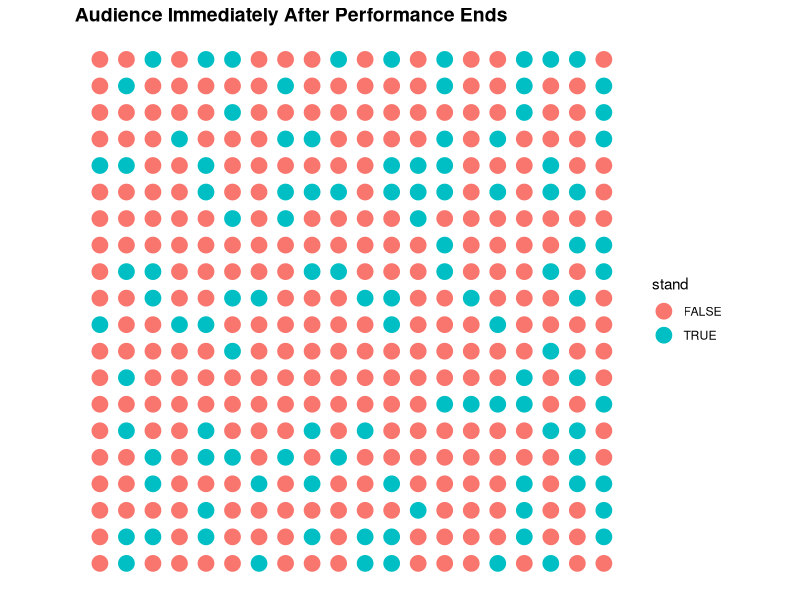
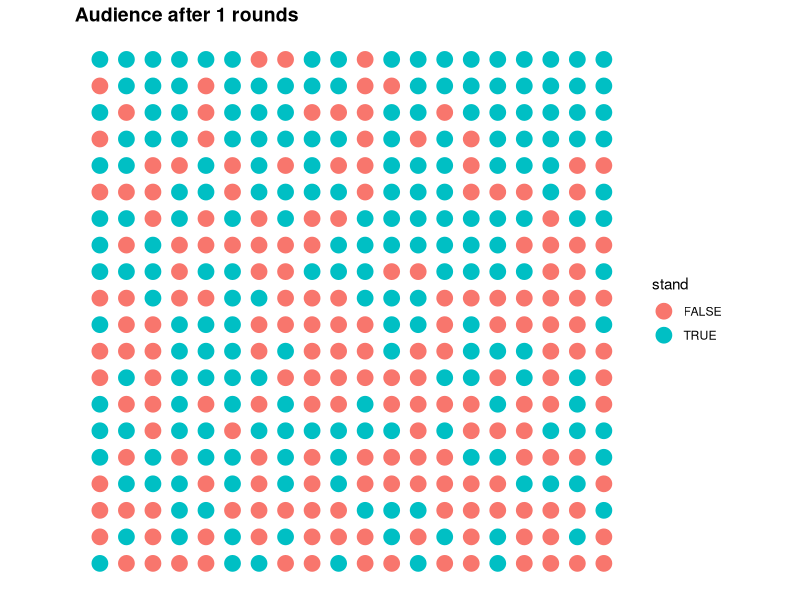

These charts were generated, in order, by the following R code:
# Standing Ovation Problem Replication (from Miller and Page 2004)
# Models a standing ovation. 
# Sets an audience of size x by x. 
# Each agent in the audience perceives the performance to have a certain quality with mean y and variance yvar. 
# Each agent has a quality threshold for standing with mean z and variance zvar. 
# Each agent has a social threshold for standing with mean s and variance svar.
# When the performance ends, audience members stand if quality > quality threshold. 
# In each round, audience members who are not already standing look around based on a vision rule 
  # (The default randomly selects between the five neighbors to their immediate left/right/front or the entire audience, 
  # but one or the other can be selected for all agents) 
# If the percentage of agents they see standing exceeds their social threshold they stand.

# Function sets audience size and each agent's perceived quality, quality threshold and social threshold
do.aud <- function(dim = 20, qual = .7, qualvar = .2,
                   qualt = .75, qualtvar = .1,
                   soct = .5, soctvar = .25){
  require(msm)
  require(data.table)
  pctstanding <<- c(NULL) # Vector to fill later for percent of audience standing

  # Matrices for quality, quality threshold and social threshold
  quality <- matrix(data=rtnorm(dim^2, mean = qual, sd = qualvar, lower = 0, upper = 1), nrow=dim, ncol=dim)
  quality.threshold <- matrix(data=rtnorm(dim^2, mean = qualt, sd = qualtvar, lower = .7, upper = 1), nrow=dim, ncol=dim)
  social.threshold <- matrix(data=rtnorm(dim^2, mean = soct, sd = soctvar, lower = .05, upper = .8), nrow=dim, ncol=dim)
  
  # Data table giving each audience member an id and x/y coordinates, to fill with characteristics
  aud <<- data.table(id = 1:prod(dim*dim),
                    x = rep(1:dim, dim),
                    y = rep(1:dim, each = dim),
                    q = rep(NA, prod(dim*dim)),
                    qt = rep(NA, prod(dim*dim)),
                    st = rep(NA, prod(dim*dim)),
                    stand = rep(NA, prod(dim*dim)))
  
  # Fill data table with characteristics
  for(i in 1:dim){
    for(j in 1:dim){
      aud$q[aud$x == i & aud$y == j] <<- quality[i,j]
      aud$qt[aud$x == i & aud$y == j] <<- quality.threshold[i,j]
      aud$st[aud$x == i & aud$y == j] <<- social.threshold[i,j]
      #Audience member is standing at end of performance if quality > quality threshold
      aud$stand[aud$x == i & aud$y == j] <<- quality[i,j] > quality.threshold[i,j] 
    }
  }
  pctstanding <<- c(pctstanding, mean(aud$stand)) # Calculate initial percent standing
}

# Function to plot the theater
plotStand <- function(title){
  require(data.table)
  require(ggplot2)
  require(RColorBrewer)
  
  # find the dimensions of the grid to get the best dot size
  dims <- c(max(aud$x), max(aud$y))
  
  # plot each agent's status: standing or nah  
  p <- ggplot(data = aud, 
              aes(x = x, y = y, color = stand)) + 
    # resize dots to grid
    geom_point(size = 100/sqrt(prod(dims))) +
    # theme: mostly blank
    theme_bw() + 
    theme(axis.line = element_blank(),
          axis.text.x = element_blank(),
          axis.text.y = element_blank(),
          axis.ticks = element_blank(),
          axis.title.x = element_blank(),
          axis.title.y = element_blank(),
          panel.background = element_blank(),
          panel.border = element_blank(),
          panel.grid.major = element_blank(),
          panel.grid.minor = element_blank(),
          plot.background = element_blank(),
          plot.title = element_text(lineheight=3, 
                                    face="bold", 
                                    color="black", 
                                    size=14)) +
    # fix axes to avoid distortion in the picture
    coord_fixed(ratio = 1) + 
    # add the title
    ggtitle(title)
  
  return(p)
}

# Function governing interaction rules between agents
  # Takes agent's row number, column number, audience dimension, and vision rule

do.stand <- function(row, col, dim = 20, stand.rule = c("five","cone","global")){
  if(aud[x == col & y == row, stand] == TRUE){
    return(TRUE) # If agent is standing, they stay standing
  }
  else{
    rule <- sample(stand.rule, 1) # Pick a vision rule at random (if one vision rule is specified in function call, will sample from vector of length 1)
    # Return percent of standing agents in field of vision, depending on selected rule
    if(rule == "five"){
      x_vals <- c(col+1, col, col-1)
      x_vals <- unique(sapply(x_vals, function(x) {
        if(x < 1){x <- 1} 
        if(x > dim){x <- dim} 
        else{x}
        }))

      y_vals <- c(row, row+1)
      y_vals <- unique(sapply(y_vals, function(x) {
        if(x > dim){x <- dim}
        else{x}
        }))

      neighbor.ids <- aud[x %in% x_vals & y %in% y_vals, id]
      neighbor.ids <- neighbor.ids[! neighbor.ids %in% aud[x == col & y == row, id]]
      pct.stand <- sum(aud[id %in% neighbor.ids, stand])/length(unique(neighbor.ids))
      return(pct.stand > aud[x == col & y == row, st])
    }
    if(rule == "cone"){
      coords <- rbind(c(col, row+1), c(col, row-1))
      dis <- 1
      for(i in (row+1):dim){
        y <- i
        x_vals <- c((col-dis):(col+dis))
        for(j in 1:length(x_vals)){
          coords <- rbind(coords, c(x_vals[j], y))
        }
        dis <- dis+1
      }
      coords[,1] <- sapply(coords[,1], function(x) {
        ifelse(x < 1, 1, x)
      })
      coords <- unique(coords)
      
      see.ids <- aud[x %in% coords[,1] & y %in% coords[,2], id]
      pct.stand <- sum(aud[id %in% see.ids, stand])/length(unique(see.ids))
      return(pct.stand > aud[x == col & y == row, st])
    }
    if(rule == "global"){
      return(mean(aud$stand) > aud[x == col & y == row, st])
    }
  }
}

# Function to iterate through a specified number of rounds. Sets vision rule for do.stand() to inherit
iterate <- function(iterations, stand.rule = c("five", "cone", "global")){
  for(i in 1:iterations){
    aud[,stand := do.stand(row = x, col = y, dim = 20, stand.rule = stand.rule),
        by = 1:nrow(aud)] # Update standing status for each audience member in each iteration
    pctstanding <<- c(pctstanding, mean(aud$stand)) # Update vector of percent standing in each iteration
  }
  plotStand(paste("Audience after ", i, " rounds", sep = "")) #Plot the updated theater after i iterations
}

do.aud()
plotStand(title = "Audience Immediately After Performance Ends")
iterate(iterations = 1, stand.rule = "cone")
pctstanding

sitid <- aud[stand == FALSE, id]
aud[id %in% sitid, 4:6]
